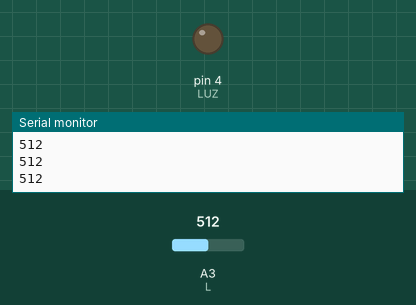
Bench run of a sketch on a simulated Arduino Uno, built with avr-gcc and run on an emulated ATmega328P. Shown: output pins drawn as LEDs (lit = HIGH), the last lines printed to the serial monitor. The inputs (shaded band) are chosen by the test bench; at power-on: A3 (L) = 512.

Above: at 1.2 s.
1.3 s: A3 (L) set to 287
2.8 s: A3 (L) set to 266
At 4.1 s:
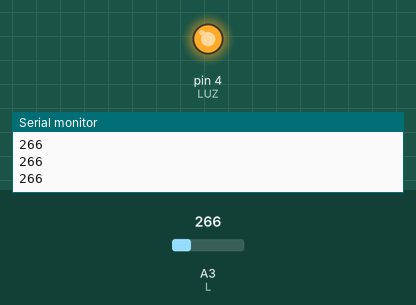
4.4 s: A3 (L) set to 290
At 5.6 s:
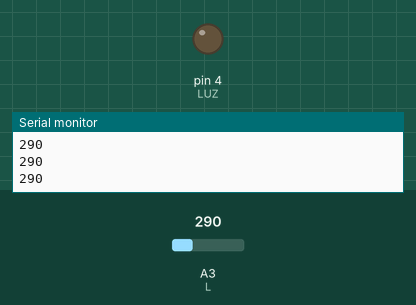
6.0 s: A3 (L) set to 271
At 6.9 s:
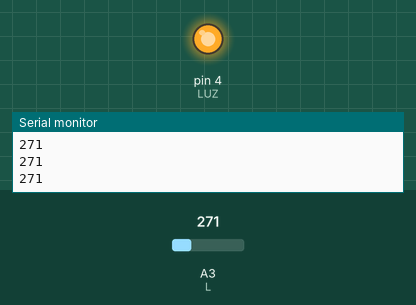
Timing chart, 0 to 8.6 s (numbered marks = the images above; inputs shaded):
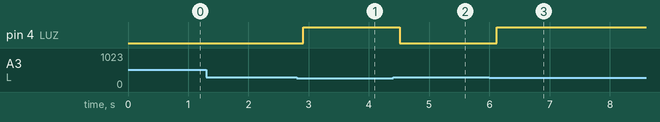

The sketch:

SECUENCIAL_CON_LEDS_8_EFECTOS.ino
```cpp
#define L A3

#define LUZ 4
int lectura;
boolean ACTIVADO=0;

void setup() {

pinMode (L, INPUT);
Serial.begin(9600);
pinMode (LUZ, OUTPUT);

}

void loop() {

lectura = analogRead(L);

Serial.println(lectura);
delay(100);
if (lectura < 280){
  digitalWrite(LUZ,HIGH);
  }
if(lectura > 281){
  digitalWrite(LUZ,LOW);
  }

}
```

Measured:
- the behaviour switches between 280 and 279 on A3 (L) (found by bisection; images 0 and 1)
- after the input at 2.8 s, pin 4 (LUZ): LOW → HIGH after 0.11 s
- after the input at 4.4 s, pin 4 (LUZ): HIGH → LOW after 0.11 s
- after the input at 6.0 s, pin 4 (LUZ): LOW → HIGH after 0.12 s
